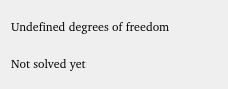
<?xml version="1.0" encoding="UTF-8"?>
<ui version="4.0">
 <class>TaskSketcherMessages</class>
 <widget class="QWidget" name="TaskSketcherMessages">
  <property name="geometry">
   <rect>
    <x>0</x>
    <y>0</y>
    <width>228</width>
    <height>89</height>
   </rect>
  </property>
  <property name="windowTitle">
   <string>Form</string>
  </property>
  <layout class="QVBoxLayout" name="verticalLayout">
   <item>
    <widget class="QLabel" name="labelConstrainStatus">
     <property name="font">
      <font>
       <family>Bitstream Charter</family>
       <pointsize>9</pointsize>
      </font>
     </property>
     <property name="text">
      <string>Undefined degrees of freedom</string>
     </property>
     <property name="wordWrap">
      <bool>true</bool>
     </property>
    </widget>
   </item>
   <item>
    <widget class="QLabel" name="labelSolverStatus">
     <property name="font">
      <font>
       <family>Bitstream Charter</family>
       <pointsize>9</pointsize>
      </font>
     </property>
     <property name="text">
      <string>Not solved yet</string>
     </property>
     <property name="wordWrap">
      <bool>true</bool>
     </property>
    </widget>
   </item>
  </layout>
 </widget>
 <resources/>
 <connections/>
</ui>
